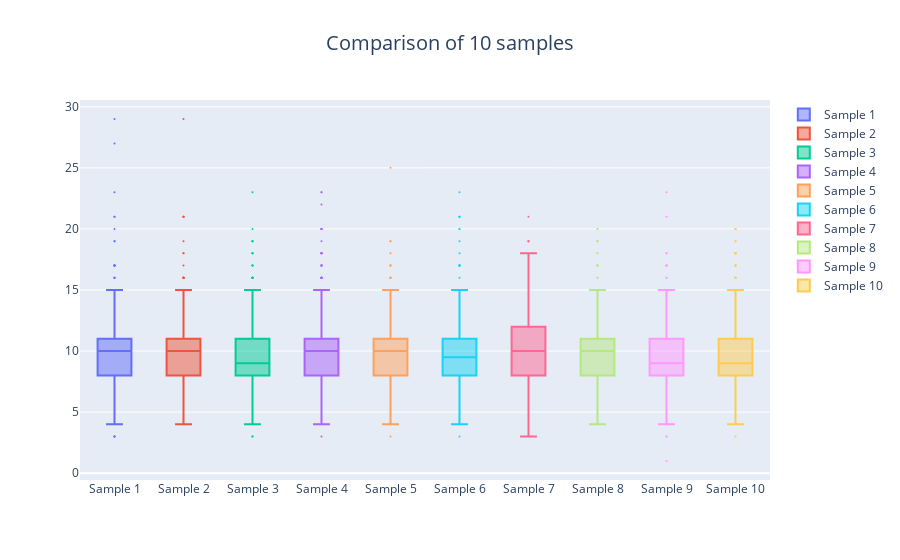

This figure's notebook cell:
### Code cell
number_of_samples = 10
samples = [f'Sample {i+1}' for i in range(number_of_samples)]

data = [go.Box(y=np.random.choice(df['rings'], 250, replace=False),
               name=sample,
               marker=dict(size=2)) for sample in samples]

layout = go.Layout(title=f'Comparison of {number_of_samples} samples',
                   title_x=0.5,
                   titlefont=dict(size=20))
fig = go.Figure(data=data, layout=layout)
fig.show()

### Figure 1 — Plotly figure (JSON) as saved in the notebook; plotly's stock layout.template omitted (floating-point values rounded to 4 significant figures; data arrays with more than 128 entries replaced by an {"elided": "..."} marker saying what was removed)
{"data": [{"marker": {"size": 2}, "name": "Sample 1", "type": "box", "y": {"elided": "250 int values"}}, {"marker": {"size": 2}, "name": "Sample 2", "type": "box", "y": {"elided": "250 int values"}}, {"marker": {"size": 2}, "name": "Sample 3", "type": "box", "y": {"elided": "250 int values"}}, {"marker": {"size": 2}, "name": "Sample 4", "type": "box", "y": {"elided": "250 int values"}}, {"marker": {"size": 2}, "name": "Sample 5", "type": "box", "y": {"elided": "250 int values"}}, {"marker": {"size": 2}, "name": "Sample 6", "type": "box", "y": {"elided": "250 int values"}}, {"marker": {"size": 2}, "name": "Sample 7", "type": "box", "y": {"elided": "250 int values"}}, {"marker": {"size": 2}, "name": "Sample 8", "type": "box", "y": {"elided": "250 int values"}}, {"marker": {"size": 2}, "name": "Sample 9", "type": "box", "y": {"elided": "250 int values"}}, {"marker": {"size": 2}, "name": "Sample 10", "type": "box", "y": {"elided": "250 int values"}}], "layout": {"title": {"font": {"size": 20}, "text": "Comparison of 10 samples", "x": 0.5}}}
